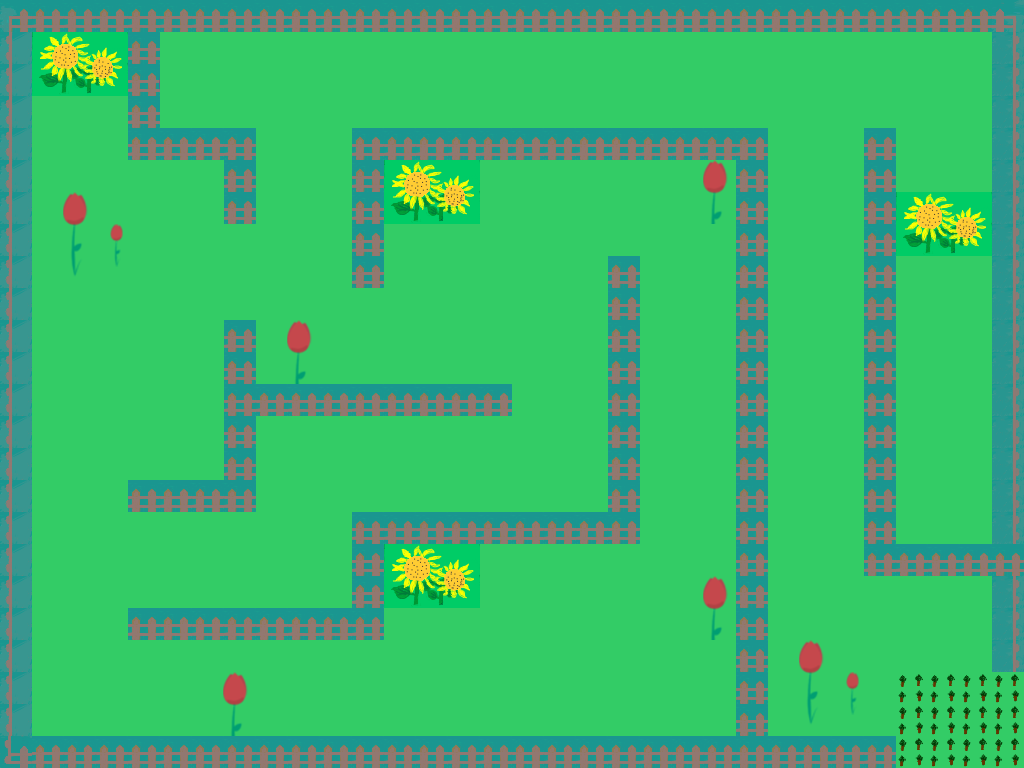

A 2D game scene composited from a Tiled map and its tileset images. What follows is a short description and the map's XML, with each tile layer's data collapsed to a summary:
An orthogonal 32x24 tile map with 32x32 px tiles, 4 tile layers (background, flower, collidable, end), 2 tilesets and 1 object (ninja).

<map version="1.0" orientation="orthogonal" renderorder="right-down" width="32" height="24" tilewidth="32" tileheight="32" nextobjectid="7">
 <tileset firstgid="1" name="ground" tilewidth="32" tileheight="32" tilecount="100" columns="10">
  <image source="ground.png" width="321" height="321" />
  <tile id="0">
   <properties>
    <property name="Collidable" value="true" />
   </properties>
  </tile>
  <tile id="1">
   <properties>
    <property name="Collidable" value="true" />
   </properties>
  </tile>
  <tile id="2">
   <properties>
    <property name="Collidable" value="true" />
   </properties>
  </tile>
  <tile id="3">
   <properties>
    <property name="Collidable" value="true" />
   </properties>
  </tile>
  <tile id="4">
   <properties>
    <property name="Collidable" value="true" />
   </properties>
  </tile>
  <tile id="10">
   <properties>
    <property name="Collidable" value="true" />
   </properties>
  </tile>
  <tile id="11">
   <properties>
    <property name="Collidable" value="true" />
   </properties>
  </tile>
  <tile id="14">
   <properties>
    <property name="end" value="true" />
   </properties>
  </tile>
 </tileset>
 <tileset firstgid="101" name="collidable_tiles" tilewidth="32" tileheight="32" tilecount="1" columns="1">
  <image source="collidable_tiles.jpg" width="32" height="32" />
  <tile id="0">
   <properties>
    <property name="Collidable" value="true" />
   </properties>
  </tile>
 </tileset>
 <layer name="background" width="32" height="24">
  <data>[768 cells, 768 non-empty, 14 distinct tile ids]</data>
 </layer>
 <layer name="flower" width="32" height="24">
  <data>[768 cells, 52 non-empty, 13 distinct tile ids]</data>
 </layer>
 <layer name="collidable" width="32" height="24" opacity="0.41">
  <data>[768 cells, 213 non-empty, 1 distinct tile ids]</data>
 </layer>
 <layer name="end" width="32" height="24">
  <data>[768 cells, 12 non-empty, 1 distinct tile ids]</data>
 </layer>
 <objectgroup name="objects" offsetx="0" offsety="-1.33333">
  <object id="5" name="ninja" gid="101" x="56" y="661.667" width="32" height="32" />
 </objectgroup>
</map>
